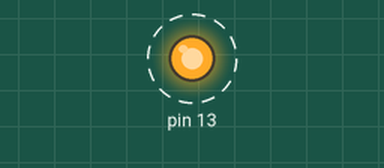
Simulated run of this sketch. Board: Arduino Uno, built with avr-gcc and run on an emulated ATmega328P. Shown: output pins drawn as LEDs (lit = HIGH). Dashed ring = blinking.

Above: at 0.2 s.
Timing chart, 0 to 3.0 s (numbered marks = the images above):
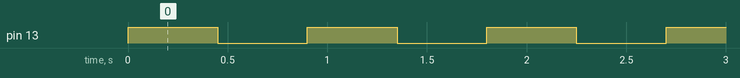

Measured:
- by itself, pin 13: alternates HIGH for 0.45 s and LOW for 0.45 s

The sketch:

blink.ino
```cpp
#include <stdio.h>
#include <stdint.h>
void setup(void)
{
    DDRB |= (1<<5);
}

void loop(void)
{
    PORTB ^= (1<<5);
    volatile uint8_t i;

    for (i = 0; i < 10; i++)
    {
        for (  volatile uint8_t j = 0; j < 255; j++)
        {
            for (volatile uint8_t k =0; k<255; k++)
            {
            }
        }
    }

}
```
